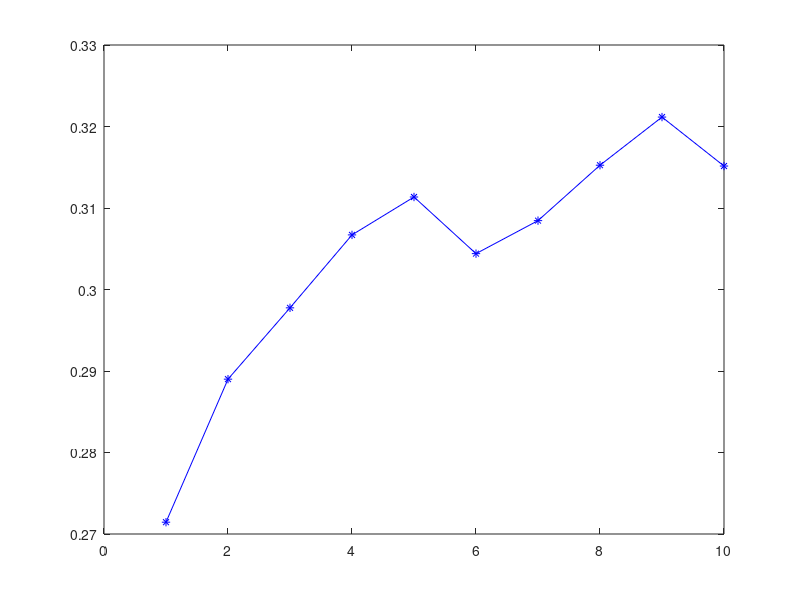

Reproduce this figure in MATLAB. (Note: this script raises an error after producing the figure.)
single=[0.27145	0.289	0.29775	0.3067	0.31135	0.3044	0.30845	0.31525	0.321157895	0.31515]
multipleS=[0.3102	0.33015	0.3313	0.33245	0.3245	0.3306	0.3206	0.33455	0.33595	0.3279]
generation=[1 2 3 4 5 6 7 8 9 10]

a1=plot(generation,single,'-b*');
M1 = 'Single Species';
hold on
a2=plot(generation,multipleS,'-.rS');
M2 = 'Multiple Species';
xlabel('Generation','FontSize',16);
ylabel('Average Biomass','FontSize',16);
legend([a1;a2], M1, M2);
title('Comparison between Single Species and Multiple Species ','FontSize',16)